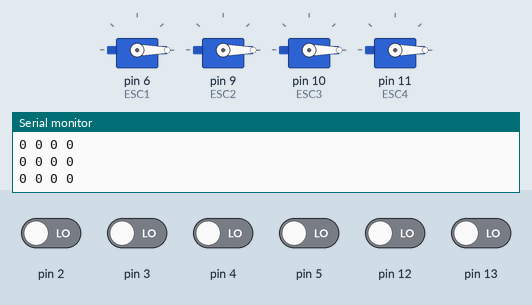
Recording of a sketch running on a simulated Arduino Uno, built with avr-gcc and run on an emulated ATmega328P. On the bench: 4 × servo, the last lines printed to the serial monitor. The test bench sets the inputs (shaded band); at power-on: pin 2–5, pin 12, pin 13 LOW.

Above: at 1.2 s.
1.3 s: pin 2 driven HIGH
At 2.3 s:
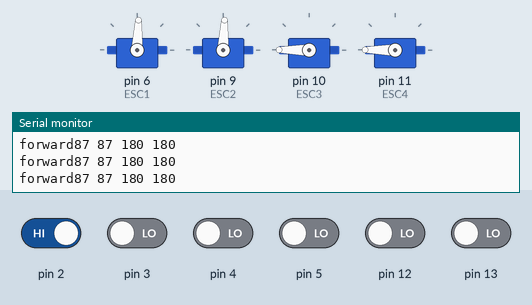
2.8 s: pin 3 driven HIGH
At 3.2 s:
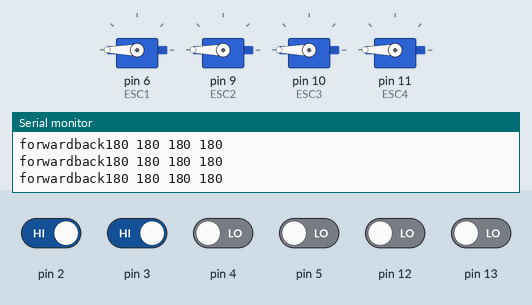
4.3 s: pin 4 driven HIGH
At 4.8 s:
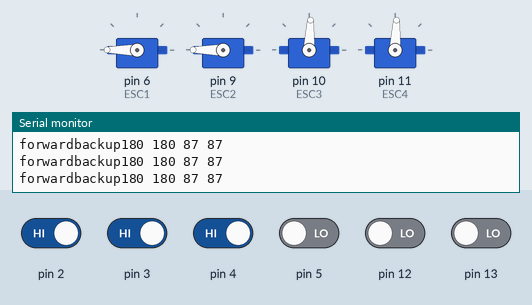
5.8 s: pin 5 driven HIGH
At 6.8 s:
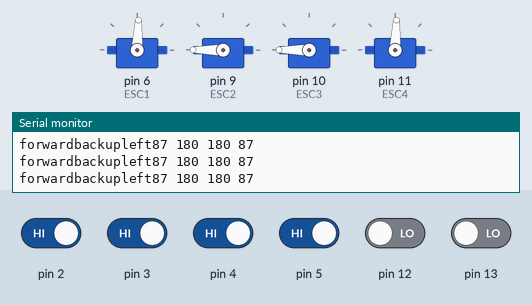
7.3 s: pin 12 driven HIGH
At 8.0 s:
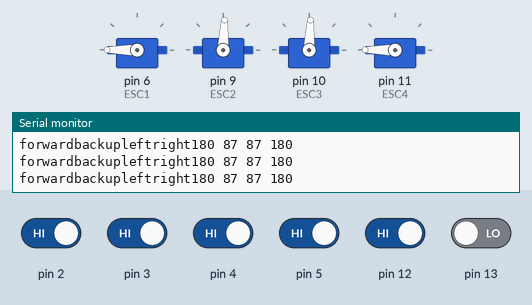
8.8 s: pin 13 driven HIGH
At 9.1 s:
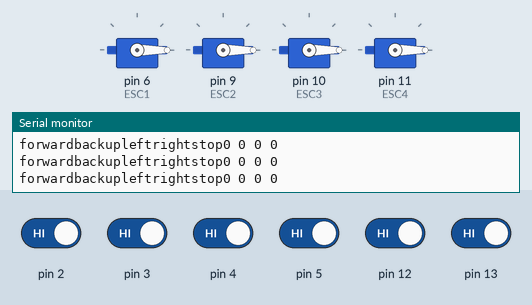
Timing chart, 0 to 11.7 s (numbered marks = the images above; inputs shaded):
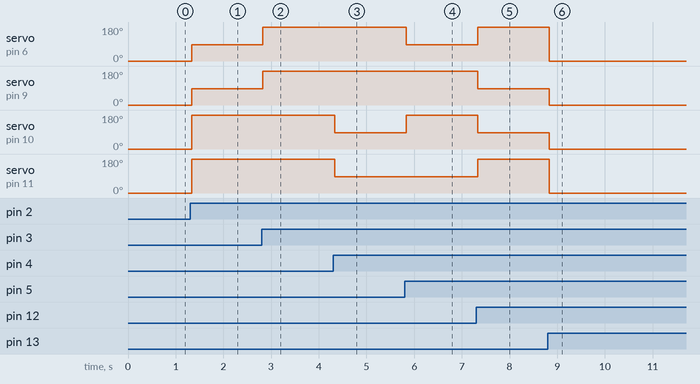

The sketch:

drone_uno_module.ino
```cpp
#include <Servo.h>

//   N
// 2   1
// 3   4

Servo ESC1; //ccw
Servo ESC2; //cw
Servo ESC3; //ccw
Servo ESC4; //cw

int v1;
int v2;
int v3;
int v4;


void setup()
{

  ESC1.attach(6,1000,2000);
  ESC2.attach(9,1000,2000);
  ESC3.attach(10,1000,2000);
  ESC4.attach(11,1000,2000);

  Serial.begin(9600);

  digitalWrite(2,LOW);
  digitalWrite(3,LOW);
  digitalWrite(4,LOW);
  digitalWrite(5,LOW);
  digitalWrite(12,LOW);
  digitalWrite(13,LOW);
}

void loop()
{

  if(digitalRead(2) == HIGH)
  {
    up();
  }
  if(digitalRead(3) == HIGH)
  {
    forward();
  }
  if(digitalRead(4) == HIGH)
  {
    back();
  }
  if(digitalRead(5) == HIGH)
  {
    left();
  }
  if(digitalRead(12) == HIGH)
  {
    right();
  }
  if(digitalRead(13) == HIGH)
  {
    stop();
  }


  v1 = map(v1, 0, 1023, 0, 180);
  v2 = map(v2, 0, 1023, 0, 180);
  v3 = map(v3, 0, 1023, 0, 180);
  v4 = map(v4, 0, 1023, 0, 180);

  Serial.print(v1);
  Serial.print(" ");
  Serial.print(v2);
  Serial.print(" ");
  Serial.print(v3);
  Serial.print(" ");
  Serial.println(v4);

  ESC1.write(v1);
  ESC2.write(v2);
  ESC3.write(v3);
  ESC4.write(v4);
}

//up fwd back left right stop

//2 up 22
//3 fwd 23
//4 back 24
//5 left 25
//12 right 26
//13 stop 27

void up() // all high
{
  Serial.print("forward");
  v1=500;
  v2=500;
  v3=1023;
  v4=1023;
}

void forward() // 3 4 high
{
  Serial.print("back");
  v1=1023;
  v2=1023;
  v3=1023;
  v4=1023;

}

void back() // 1 2 high
{
  Serial.print("up");
  v1=1023;
  v2=1023;
  v3=500;
  v4=500;
}

void left() // 1 4 high
{
  Serial.print("left");
  v1=500;
  v2=1023;
  v3=1023;
  v4=500;
}

void right() // 2 3 high
{
  Serial.print("right");
  v1=1023;
  v2=500;
  v3=500;
  v4=1023;
}

void stop() // all low
{
  Serial.print("stop");
  v1=0;
  v2=0;
  v3=0;
  v4=0;
}
```

Measured:
- after the input at 1.3 s, servo on pin 6 (ESC1), servo on pin 9 (ESC2): 0° → 87° at once; servo on pin 10 (ESC3), servo on pin 11 (ESC4): 0° → 180° at once
- after the input at 2.8 s, servo on pin 6 (ESC1), servo on pin 9 (ESC2): 87° → 180° at once
- after the input at 4.3 s, servo on pin 10 (ESC3), servo on pin 11 (ESC4): 180° → 87° at once
- after the input at 5.8 s, servo on pin 6 (ESC1): 180° → 87° at once; servo on pin 10 (ESC3): 87° → 180° at once
- after the input at 7.3 s, servo on pin 6 (ESC1), servo on pin 11 (ESC4): 87° → 180° at once; servo on pin 9 (ESC2), servo on pin 10 (ESC3): 180° → 87° at once
- after the input at 8.8 s, servo on pin 6 (ESC1), servo on pin 11 (ESC4): 180° → 0° at once; servo on pin 9 (ESC2), servo on pin 10 (ESC3): 87° → 0° at once
